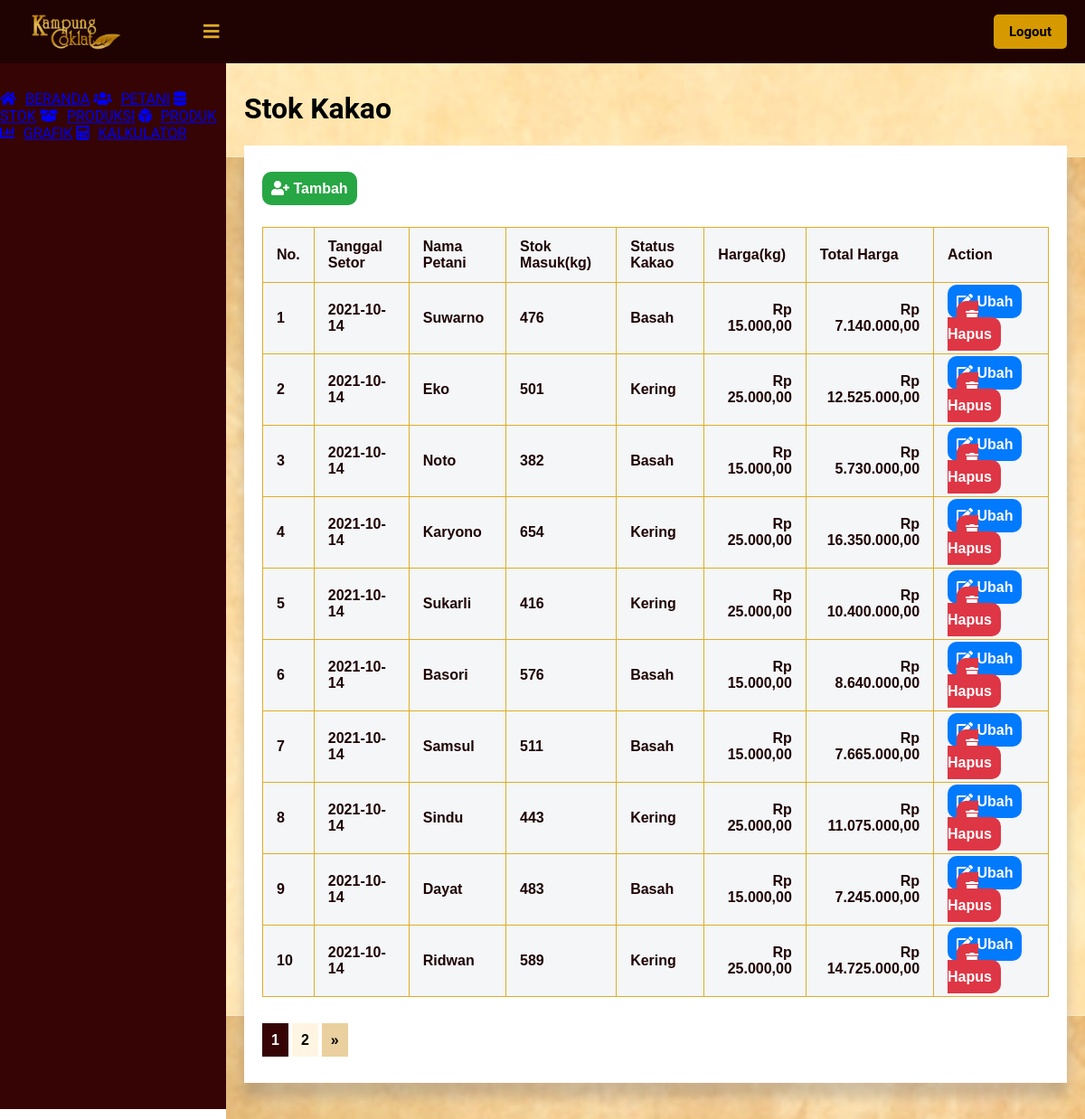
Page /public/lihat_stok/1 (signed in) on the committed database.
### tables this page shows
CREATE TABLE `stok_kakao` (
  `id_stok` int(11) NOT NULL,
  `tanggal_setor` timestamp NOT NULL DEFAULT current_timestamp() ON UPDATE current_timestamp(),
  `nama_petani` int(11) NOT NULL,
  `stok_masuk` int(11) NOT NULL,
  `status_kakao` int(11) NOT NULL,
  `harga` int(11) NOT NULL
);

CREATE TABLE `petani` (
  `id_petani` int(11) NOT NULL,
  `nama_petani` varchar(60) NOT NULL,
  `tanggal_lahir` date NOT NULL,
  `alamat_kec` int(11) NOT NULL,
  `status_anggota` int(11) NOT NULL
);

CREATE TABLE `kategori` (
  `id` int(11) NOT NULL,
  `nama_kategori` varchar(60) NOT NULL,
  `grup` varchar(60) NOT NULL
);

### app/core/Controller.php (called while the page is built, shortened)
<?php
class Controller {
    public function view($view, $data = [])
    {
        require_once   '../app/views/'.$view.'.php';
    }
}
?>

### app/controllers/Lihat_stok.php (called while the page is built, shortened)
<?php
class Lihat_stok extends Controller {
    public function index($page)
    {
        $id_user = $_SESSION['id'];
        $user = $this->model('User_model')->getUserById($id_user);
        $data['stok'] = $this->model('Stok_model')->getList($page);
        $data['nama'] = $user['nama'];
        $this->view('lihat_stok/index', $data);
    }
}
?>

### app/core/App.php (called while the page is built, shortened)
<?php
class App {
    protected $method = 'index';
    protected $params = [];
    public function __construct()
    {
        $url = $this->parseURL();
        if ( file_exists('../app/controllers/' . $url[0] . '.php') ) {
            unset($url[0]);
        }
        $this->controller = new $this->controller;
        if ( !empty($url) ) {
            $this->params = array_values($url);
        }
        call_user_func_array([$this->controller, $this->method], $this->params);
    }
    public function parseURL()
    {
        if ( isset($_GET['url']) ) {
            $url = rtrim($_GET['url'], '/');
            $url = filter_var($url, FILTER_SANITIZE_URL);
            $url = explode("/", $url);
            return $url;
        }
    }
}

### public/index.php (called while the page is built, shortened)
<?php
$app = new App;

### app/core/Database.php (called while the page is built, shortened)
<?php
class Database {
    private $host = DB_HOST;
    private $db_name = DB_NAME;
    private $dbh;
    private $stmt;
    public function __construct()
    {
        $dsn = 'mysql:host=' . $this->host . ';dbname=' . $this->db_name;
        try {
            $this->dbh = new PDO($dsn, 'root', '');
        } catch(PDOException $e) {
            die($e->getMessage());
        }
    }
    public function query($query)
    {
        $this->stmt = $this->dbh->prepare($query);
    }
    public function bind($param, $value, $type=null)
    {
        if ( is_null($type) ) {
            switch( true ) {
                default :
                    $type = PDO::PARAM_STR;
            }
        }
        $this->stmt->bindValue($param, $value, $type);
    }
    public function execute()
    {
        $this->stmt->execute();
    }
    public function resultSet()
    {
        $this->execute();
        return $this->stmt->fetchAll(PDO::FETCH_ASSOC);
    }
}

### app/models/Stok_model.php (called while the page is built, shortened)
<?php
class Stok_model {
    private $table = 'stok_kakao';
    private $db;
    public function __construct()
    {
        $this->db = new Database;
    }
    public function getList($page)
    {
        $data = [];
        $jumlahDataSetiapPage = 10;
        $this -> db -> query("SELECT stok_kakao.*, status_kakao.nama_kategori AS status_kakao, petani.nama_petani, DATE_FORMAT(tanggal_setor, '%Y-%m-%d') AS tanggal_setor FROM `" . $this->table . "` LEFT JOIN petani ON petani.id_petani = stok_kakao.nama_petani JOIN kategori AS status_kakao ON status_kakao.id = stok_kakao.status_kakao");
        $jumlahData = $this -> db -> resultSet();
        $jumlahData = count($jumlahData);
        $jumlahPage = ceil($jumlahData / $jumlahDataSetiapPage);
        $halamanSaatIni = ( isset($page) ) ? $page : 1;
        $dataPertama = ($jumlahDataSetiapPage * $halamanSaatIni) - $jumlahDataSetiapPage;
        $this -> db -> query("SELECT stok_kakao.*, status_kakao.nama_kategori AS status_kakao, petani.nama_petani, DATE_FORMAT(tanggal_setor, '%Y-%m-%d') AS tanggal_setor FROM `" . $this->table . "` LEFT JOIN petani ON petani.id_petani = stok_kakao.nama_petani JOIN kategori AS status_kakao ON status_kakao.id = stok_kakao.status_kakao LIMIT $dataPertama, $jumlahDataSetiapPage");
        $daftarData = $this -> db -> resultSet();
        $data['list_data'] = $daftarData;
        $data['halaman_saat_ini'] = $halamanSaatIni;
        $data['jumlah_halaman'] = $jumlahPage;
        return $data;
    }
}

### app/views/lihat_stok/index.php (the view, shortened to what this page needs)
<!DOCTYPE html>
<html lang=”en”>
<head>
	<link href="<?= BASEURL ?>/css/melihat_petani.css" rel="stylesheet" type="text/css">
    <link rel="stylesheet" href="https://cdnjs.cloudflare.com/ajax/libs/font-awesome/5.12.1/css/all.min.css">
</head>
<body>
    <header>
        <label for="check">
            <i class="fas fa-bars" id="sidebar_btn"></i>
        </label>
        <div class="left_area">
            <img src="http://localhost/KampungCoklat/public/img/Logo-Daun.png">
        </div>
        <div class="right_area">
            <a href="<?= BASEURL ?>/logout" style="color: #000; margin-left: 10px;" class="logout_btn">Logout</a>
        </div>
    </header>
    <div class="sidebar">
        <a href="<?= BASEURL ?>/beranda"><i class="fas fa-home"></i><span>BERANDA</span></a>
        <a href="<?= BASEURL ?>/lihat_petani/1"><i class="fas fa-users"></i><span>PETANI</span></a>
        <a href="<?= BASEURL ?>/lihat_stok/1"><i class="fas fa-database"></i><span>STOK</span></a>
        <a href="#"><i class="fas fa-box-open"></i><span>PRODUKSI</span></a>
        <a href="#"><i class="fas fa-dice-d6"></i><span>PRODUK</span></a>
        <a href="#"><i class="fas fa-chart-bar"></i><span>GRAFIK</span></a>
        <a href="#"><i class="fas fa-calculator"></i><span>KALKULATOR</span></a>
    </div>
    <div class="content">
        <div class="card">
            <h1>Stok Kakao</h1>
        </div>
        <div class="card_table">
            <div>
                <div class="card_table1">
                    <br><br>
                    <a href="<?= BASEURL ?>/tambah_stok" class="tambah"><i class="fas fa-user-plus"></i><span> Tambah</span></a>
                </div>
                </div>
                <div class="card_table2">
                    <table class="tabelMahasiswa" width="60%">
                        <tr>
                            <th>No.</th>
                            <th>Tanggal Setor</th>
                            <th>Nama Petani</th>
                            <th>Stok Masuk(kg)</th>
                            <th>Status Kakao</th>
                            <th>Harga(kg)</th>
                            <th>Total Harga</th>
                            <th>Action</th>
                        </tr>
                        <?php foreach ($data['stok']['list_data'] as $key => $value) { ?>
                        <tr>
                            <th><?= ($key + 1) ?></th>
                            <th><?= $value['tanggal_setor'] ?></th>
                            <th><?= $value['nama_petani'] ?></th>
                            <th><?= $value['stok_masuk'] ?></th>
                            <th><?= $value['status_kakao'] ?></th>
                            <th style="text-align: right;"><?= "Rp " . number_format($value['harga'], 2, ",", ".") ?></th>
                            <th style="text-align: right;"><?= "Rp " . number_format($value['harga']*$value['stok_masuk'], 2, ",", ".") ?></th>
                            <th><a class = 'edit' href = '<?= BASEURL;?>/ubah_stok/<?= $value['id_stok']?>'><i class="fas fa-edit"></i> Ubah</a><a href="<?= BASEURL;?>/hapus_stok/hapus/<?= $value['id_stok']?>" class="hapus"><i class="fas fa-trash"></i> Hapus</a></th>
                        </tr>
                        <?php } ?>
                    </table>
                    <br>
                    <br>
                    <?php for($p = 1; $p <= $data['stok']['jumlah_halaman']; $p++): ?>
                        <?php if($p == $data['stok']['halaman_saat_ini']): ?>
                            <a href= "<?= BASEURL ?>/lihat_stok/<?= $p; ?>" class = 'page_aktif'><?= $p; ?></a>
                        <?php else: ?>
                            <a href= "<?= BASEURL ?>/lihat_stok/<?= $p; ?>"  class = 'page'><?= $p; ?></a>
                        <?php endif; ?>
                    <?php endfor; ?>
                    <?php if($data['stok']['halaman_saat_ini'] < $data['stok']['jumlah_halaman']): ?>
                        <a href = "<?= BASEURL ?>/lihat_stok/<?= $data['stok']['halaman_saat_ini'] + 1; ?>"  class = 'pageLebih'>&raquo;</a>
                    <?php endif; ?>
                    <br>
                    <br>
                    <br>
                </div>
            </div>
        </div>
</body>
</html>

### public/css/melihat_petani.css (style rules this page uses)
body { margin: 0; padding: 0; font-family: "Roboto", sans-serif; }
header { z-index: 1; position: fixed; background: #1f0303; padding: 20px; width: calc(100% - 0%); top: 0; height: 30px; }
.left_area img { width: 120px; margin-top: -15px; }
.logout_btn { padding-left: 17px; padding-right: 17px; padding-bottom: 10px; padding-top: 10px; background: #d69a00; text-decoration: none; float: right; margin-top: -60px; margin-right: 40px; border-radius: 5px; font-size: 15px; font-weight: 600; color: #360405; transition: 0.5s; transition-property: background; }
.sidebar { z-index: 1; top: 0; background: #360405; margin-top: 70px; padding-top: 30px; position: fixed; left: 0; width: 250px; height: calc(100% - 9%); transition: 0.5s; transition-property: left; overflow-y: auto; }
.sidebar i { padding-right: 10px; }
label #sidebar_btn { z-index: 1; color: #e0ac26; position: fixed; cursor: pointer; left: 225px; font-size: 20px; margin: 5px 0; transition: 0.5s; transition-property: color; }
.content { background: url('http://localhost/KampungCoklat/public/img/bg.jpg'); background-position: center; height: auto; transition: 0.5s; width: (100% - 250px); margin-top: 60px; padding: 20px; margin-left: 250px; }
.content .card_table { box-shadow: 0 19px 38px rgba(255, 255, 255, 0.3), 0 15px 12px rgba(0,0,0,0.22); background-color: #fff; }
.tabelMahasiswa { margin-top: 10px; font-family: Arial; border-collapse: collapse; width: 100%; }
.content .card_table1 { margin: 20px; height: 50px; }
.content .card_table2 { margin-top: 40px; margin-left: 20px; margin-bottom: 20px; margin-right: 20px; }
.tambah { cursor: crosshair; text-decoration: none; background-color: #27a644; padding: 10px 10px; text-align: center; border-radius: 10px; font-family: Arial; font-weight: bold; color: white; }
.edit { text-decoration: none; background-color: #017afe; padding: 10px 10px; text-align: center; border-radius: 10px; font-family: Arial; font-weight: bold; color: white; }
.pageLebih { text-decoration: none; background-color: #e9d09e; padding: 10px 10px; text-align: center; font-family: Arial; font-weight: bold; color: black; }
.page { text-decoration: none; background-color: #fff5e2; padding: 10px 10px; text-align: center; font-family: Arial; font-weight: bold; color: black; }
.page_aktif { text-decoration: none; background-color: #360405; padding: 10px 10px; text-align: center; font-family: Arial; font-weight: bold; color: white; font-weight: bold; }
.hapus { text-decoration: none; background-color: #de3645; padding: 10px 10px; margin-left: 10px; text-align: center; border-radius: 10px; font-family: Arial; font-weight: bold; color: white; }
td, th { border: 1px solid #e0ac26; padding: 15px; }
tr:nth-child(even) { background-color: #747677; }
th { padding-top: 12px; padding-bottom: 12px; text-align: left; background-color: #f4f6f8; color: #1f0303; }

### rows in the picture
stok_kakao: tanggal_setor "2021-10-14", petani.nama_petani "Suwarno", stok_masuk "476", kategori.nama_kategori "Basah", harga "15.000,00", $value['harga']*$value['stok_masuk'] "7.140.000,00"
stok_kakao: tanggal_setor "2021-10-14", petani.nama_petani "Eko", stok_masuk "501", kategori.nama_kategori "Kering", harga "25.000,00", $value['harga']*$value['stok_masuk'] "12.525.000,00"
stok_kakao: tanggal_setor "2021-10-14", petani.nama_petani "Noto", stok_masuk "382", kategori.nama_kategori "Basah", harga "15.000,00", $value['harga']*$value['stok_masuk'] "5.730.000,00"
stok_kakao: tanggal_setor "2021-10-14", petani.nama_petani "Karyono", stok_masuk "654", kategori.nama_kategori "Kering", harga "25.000,00", $value['harga']*$value['stok_masuk'] "16.350.000,00"
stok_kakao: tanggal_setor "2021-10-14", petani.nama_petani "Sukarli", stok_masuk "416", kategori.nama_kategori "Kering", harga "25.000,00", $value['harga']*$value['stok_masuk'] "10.400.000,00"
stok_kakao: tanggal_setor "2021-10-14", petani.nama_petani "Basori", stok_masuk "576", kategori.nama_kategori "Basah", harga "15.000,00", $value['harga']*$value['stok_masuk'] "8.640.000,00"
stok_kakao: tanggal_setor "2021-10-14", petani.nama_petani "Samsul", stok_masuk "511", kategori.nama_kategori "Basah", harga "15.000,00", $value['harga']*$value['stok_masuk'] "7.665.000,00"
stok_kakao: tanggal_setor "2021-10-14", petani.nama_petani "Sindu", stok_masuk "443", kategori.nama_kategori "Kering", harga "25.000,00", $value['harga']*$value['stok_masuk'] "11.075.000,00"
stok_kakao: tanggal_setor "2021-10-14", petani.nama_petani "Dayat", stok_masuk "483", kategori.nama_kategori "Basah", harga "15.000,00", $value['harga']*$value['stok_masuk'] "7.245.000,00"
stok_kakao: tanggal_setor "2021-10-14", petani.nama_petani "Ridwan", stok_masuk "589", kategori.nama_kategori "Kering", harga "25.000,00", $value['harga']*$value['stok_masuk'] "14.725.000,00"
